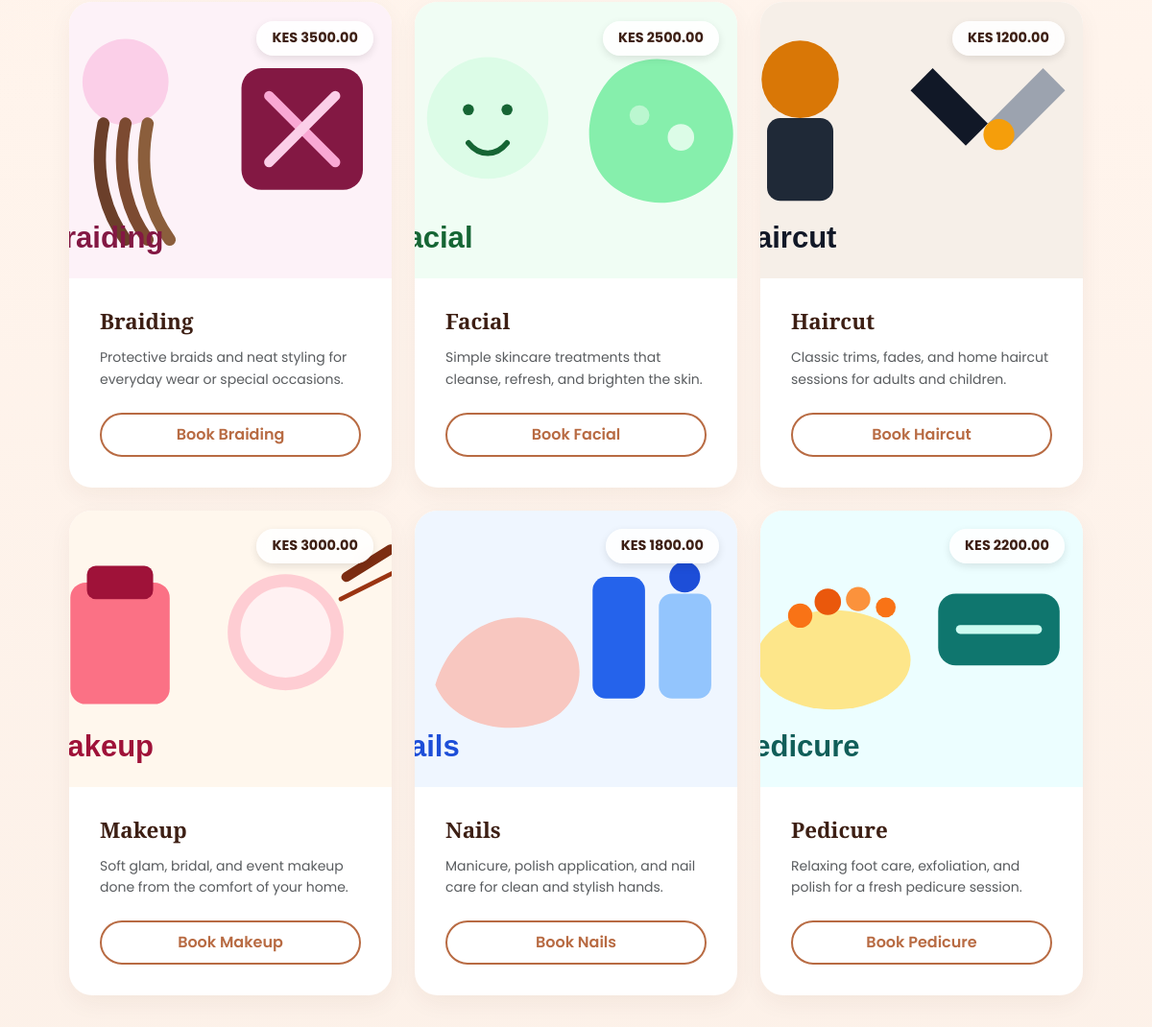
/ (middle part), run on an earlier commit of the app's database.
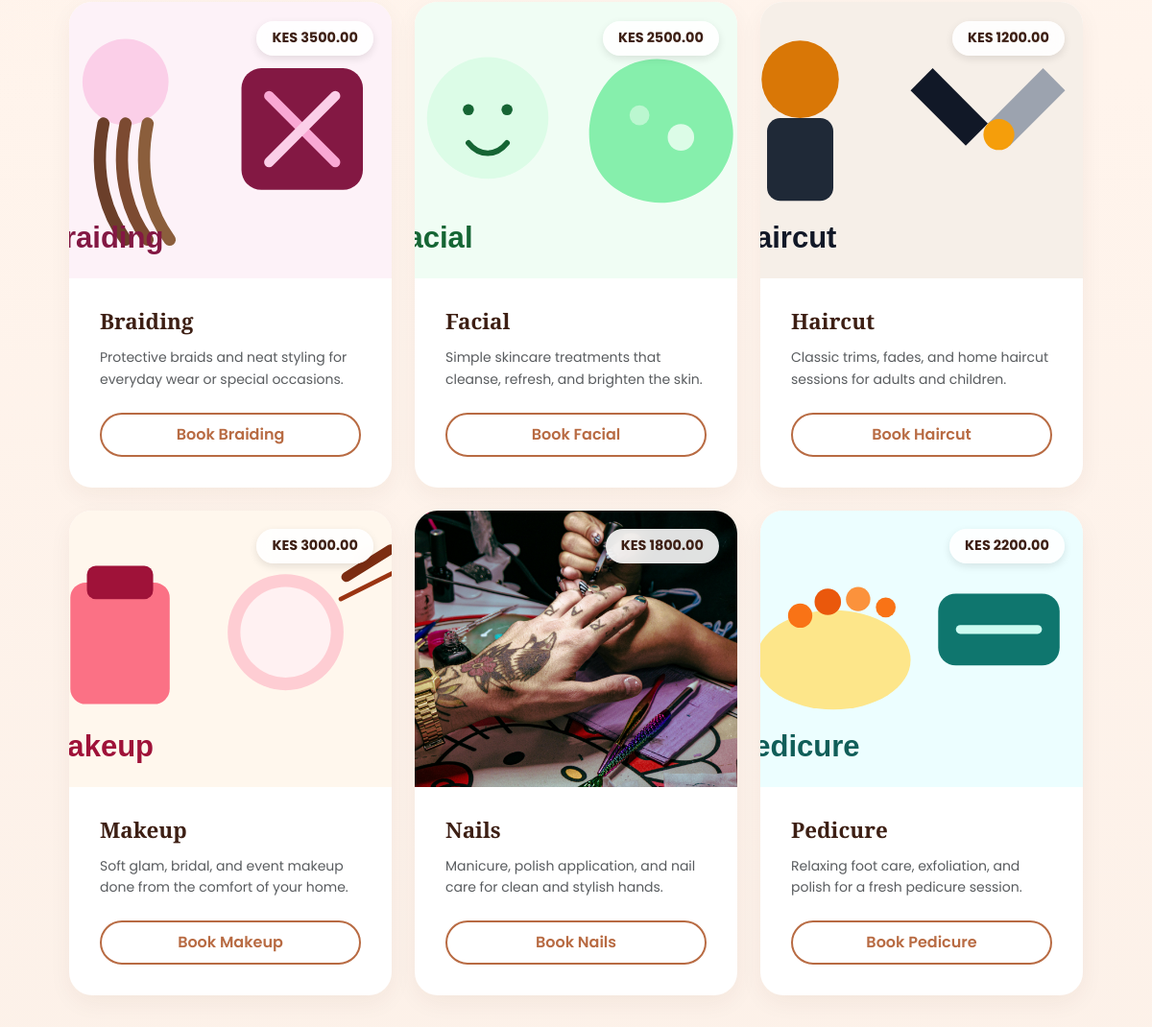
And on a later commit of the database.
### core/models.py (models this page shows, shortened)
class Service(models.Model):
    name = models.CharField(max_length=100)
    description = models.TextField()
    price = models.DecimalField(max_digits=8, decimal_places=2)
    image = models.ImageField(upload_to="services/", blank=True, null=True)
    class Meta:
        ordering = ["name"]
    @property
    def placeholder_image(self):
        placeholder_map = {
            "Haircut": "images/services/haircut.svg",
            "Braiding": "images/services/braiding.svg",
            "Makeup": "images/services/makeup.svg",
            "Nails": "images/services/nails.svg",
            "Pedicure": "images/services/pedicure.svg",
            "Facial": "images/services/facial.svg",
        }
        return placeholder_map.get(self.name, "images/services/default-service.svg")

### core/views.py (the view)
# urls.py: path("", views.home, name="home"),
def home(request):
    services = Service.objects.all()[:6]
    stylists = StylistProfile.objects.filter(is_available=True)[:3]
    context = {
        "services": services,
        "stylists": stylists,
        "booking_count": Booking.objects.count(),
    }
    return render(request, "core/home.html", context)

### templates/core/home.html (shortened to what this page needs)
{% extends 'base.html' %}
{% load static %}
{% block content %}
<section class="services-showcase">
    <div class="container">
        <div class="row g-4">
            {% for service in services %}
            <div class="col-lg-4 col-md-6">
                <article class="card-salon">
                    <div class="card-salon-img-wrapper">
                        {% if service.image %}
                            <img src="{{ service.image.url }}" class="card-salon-img" alt="{{ service.name }}">
                        {% else %}
                            <img src="{% static service.placeholder_image %}" class="card-salon-img" alt="{{ service.name }}">
                        {% endif %}
                        <div class="card-salon-price">KES {{ service.price }}</div>
                    </div>
                    <div class="card-salon-body">
                        <h3 class="card-salon-title">{{ service.name }}</h3>
                        <p class="text-muted small mb-4">{{ service.description|truncatewords:18 }}</p>
                        <a href="{% url 'book_service' %}?service={{ service.id }}" class="btn-salon-outline text-center py-2">Book {{ service.name }}</a>
                    </div>
                </article>
            </div>
            {% endfor %}
        </div>
    </div>
</section>
{% endblock %}

What changed in the data, as far as the page shows it:
changed Service "Nails": image: picture added
